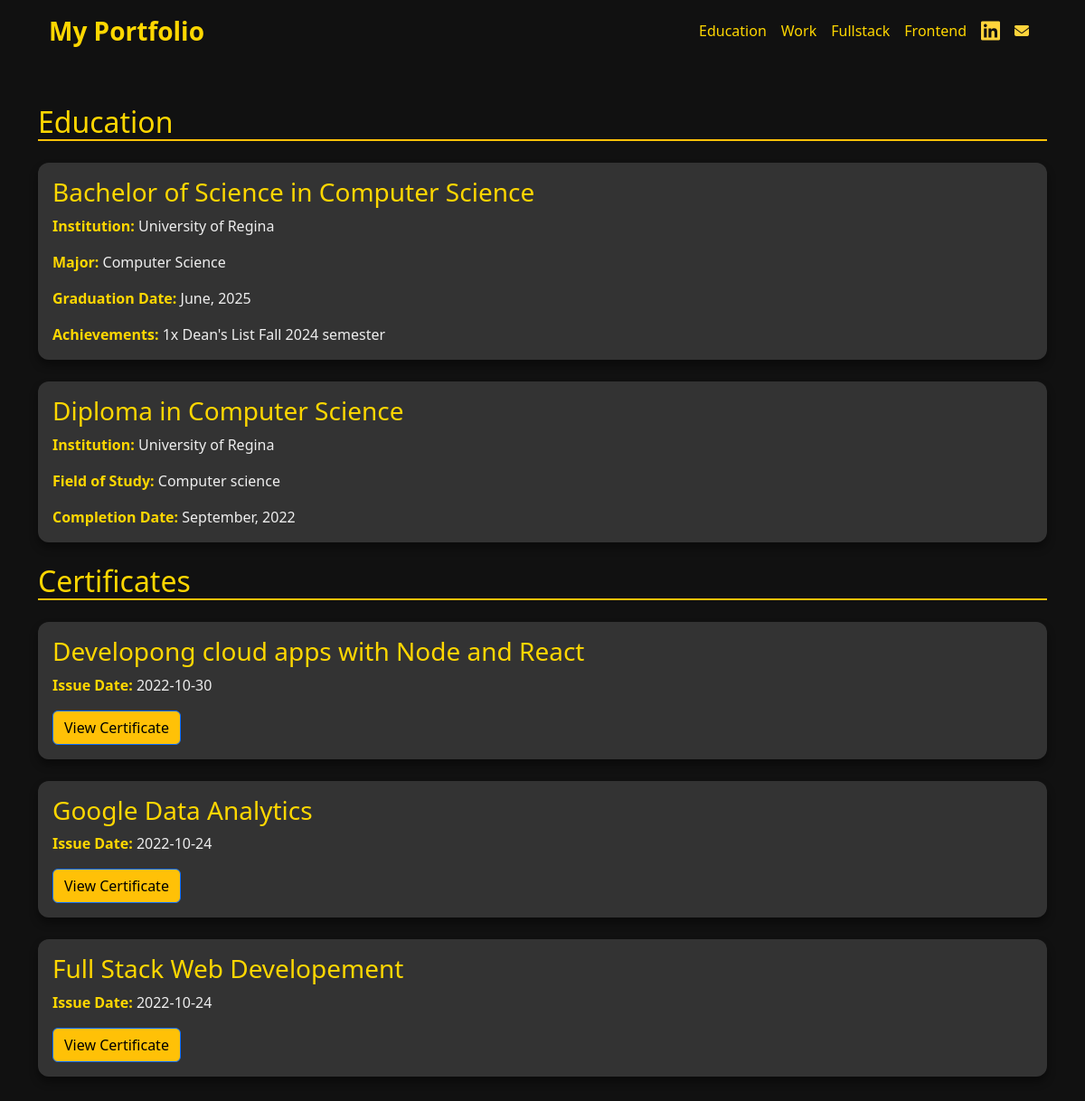
Before: /education with the older database file.
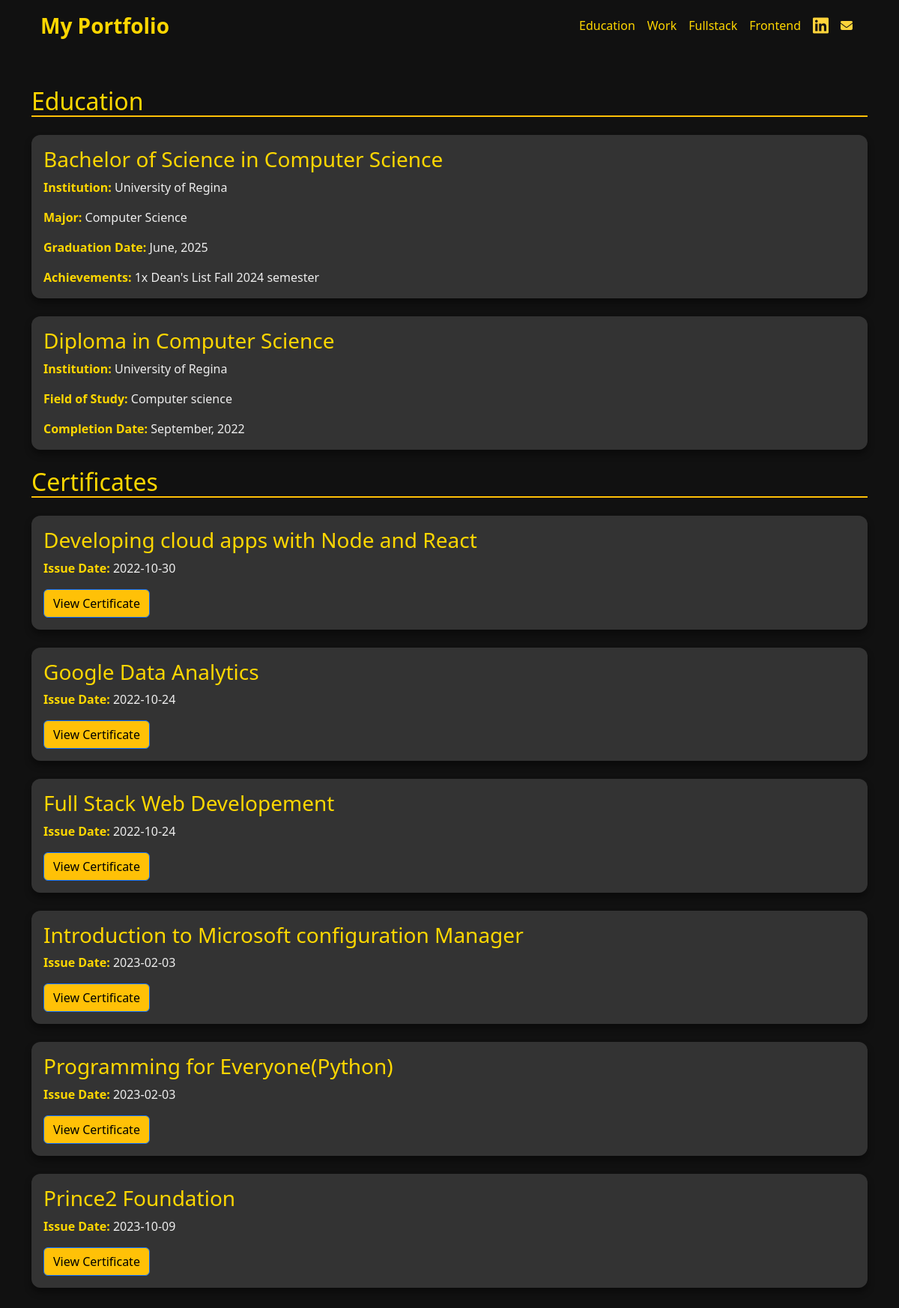
After: the same page with the newer database file.
### database.py (models this page shows)
class Certifcate(db.Model):
    id: Mapped[int] = MappedColumn(primary_key=True)
    title: Mapped[str]
    description: Mapped[str]
    date: Mapped[datetime]
    link: Mapped[str]

### server.py (the view)
@app.route('/education')
def edu():
    result_certi = db.session.execute(db.select(Certifcate)).scalars().all()
    return render_template('education.html',items = result_certi)

### templates/education.html (shortened to what this page needs)
<!DOCTYPE html>
<html lang="en">
<head>
    <link href="https://cdn.jsdelivr.net/npm/bootstrap@5.3.2/dist/css/bootstrap.min.css" rel="stylesheet">
</head>
<body>
       <div class="container">
         <nav class="navbar  navbar-expand-lg bg-transparent">
                <div class="container-fluid">
                    <a class="navbar-brand text-xl font-semibold text-shadow-custom" style="color: #FFD700 !important; font-weight: 700; font-size: 1.75rem;" href="{{url_for('mainPage')}}">My Portfolio</a>
                    <div class="collapse navbar-collapse" id="navbarNav">
                        <ul class="navbar-nav ms-auto">
                            <li class="nav-item">
                                <a class="nav-link" style="color: #FFD700 !important; transition: color 0.3s ease;" href="{{url_for('edu')}}">Education</a>
                            </li>
                             <li class="nav-item">
                                <a class="nav-link" style="color: #FFD700 !important; transition: color 0.3s ease;" href="{{url_for('work')}}">Work</a>
                            </li>
                            <li class="nav-item">
                                <a class="nav-link" style="color: #FFD700 !important; transition: color 0.3s ease;" href="{{url_for('fullStack')}}">Fullstack</a>
                            </li>
                            <li class="nav-item">
                                <a class="nav-link" style="color: #FFD700 !important; transition: color 0.3s ease;" href="{{url_for('frontEnd')}}">Frontend</a>
                            </li>
                             <li class="nav-item">
                                <a class="nav-link" style="color: #FFD700 !important; transition: color 0.3s ease;" href="https://www.linkedin.com/in/maurya-patel-318b93190/"><i class="fa-brands fa-linkedin fa-xl" style="color: #FFD43B;"></i></a>
                            </li>
                             <li class="nav-item">
                                <a class="nav-link" style="color: #FFD700 !important; transition: color 0.3s ease;" href="mailto:patelmaurya3@gmail.com"><i class="fa-solid fa-envelope fa-l" style="color: #FFD43B;"></i></a>
                            </li>
                        </ul>
                    </div>
                </div>
            </nav>
    </div>
    <div class="container py-5">
        <h2 class="mb-4">Education</h2>
        <div class="card mb-4">
            <div class="card-body">
                <h3 class="card-title">Bachelor of Science in Computer Science</h3>
                <p class="card-text"><strong>Institution:</strong> University of Regina</p>
                <p class="card-text"><strong>Major:</strong> Computer Science</p>
                <p class="card-text"><strong>Graduation Date:</strong> June, 2025</p>
                <p class="card-text"><strong>Achievements:</strong> 1x Dean's List Fall 2024 semester</p>
            </div>
        </div>
        <div class="card mb-4">
            <div class="card-body">
                <h3 class="card-title">Diploma in Computer Science</h3>
                <p class="card-text"><strong>Institution:</strong> University of Regina</p>
                <p class="card-text"><strong>Field of Study:</strong> Computer science</p>
                <p class="card-text"><strong>Completion Date:</strong> September, 2022</p>
            </div>
        </div>
        <h2 class="mb-4">Certificates</h2>
        {%for item in items%}
         <div class="card mb-4">
            <div class="card-body">
                <h3 class="card-title">{{item.title}}</h3>
                <p class="card-text"><strong>Issue Date:</strong> {{item.date.date()}}</p>
                <a href="{{item.link}}" class="btn btn-primary certificate-link" target="_blank" rel="noopener noreferrer">View Certificate</a>
            </div>
        </div>
        {%endfor%}
    </div>
</body>
</html>

Changed rows visible on the page:
changed Certifcate: title "Developong cloud apps with Node and React" → "Developing cloud apps with Node and React"
added Certifcate: title "Introduction to Microsoft configuration Manager", date "2023-02-03"
added Certifcate: title "Programming for Everyone(Python)", date "2023-02-03"
added Certifcate: title "Prince2 Foundation", date "2023-10-09"
